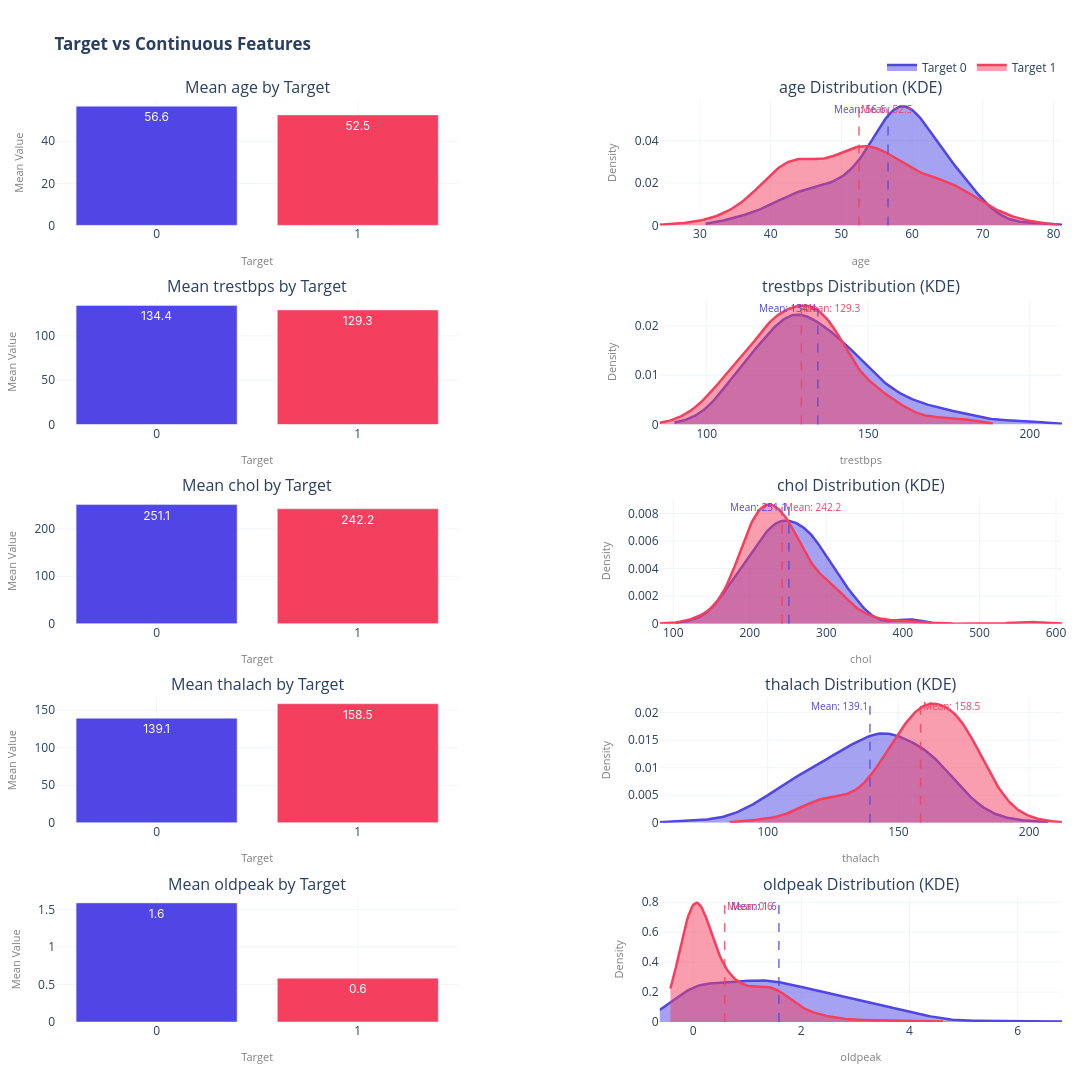

The cell this chart's notebook holds for it:
### Markdown cell above
### 3.3. Target vs. Continuous Features
We examine how continuous variables vary across healthy (Target=0) and sick (Target=1) patients using bar charts of average values and side-by-side KDE distribution comparison.

### Code cell
"""
(Main Code)
fig, ax = plt.subplots(len(continuous), 2, figsize=(15,15))
for i, col in enumerate(continuous):
    sns.barplot(data=df,x="target",y=col,ax=ax[i,0])
    sns.kdeplot(data=df[df["target"]==0],x=col,fill=True,ax=ax[i,1])
    sns.kdeplot(data=df[df["target"]==1],x=col,fill=True,ax=ax[i,1])
plt.show()
"""

# ── Target vs Continuous Features (PLOTLY PRO VERSION) ──
from scipy.stats import gaussian_kde
import numpy as np

fig = make_subplots(
    rows=len(continuous), cols=2,
    subplot_titles=[title for col in continuous for title in (f'Mean {col} by Target', f'{col} Distribution (KDE)')],
    vertical_spacing=0.08,
    horizontal_spacing=0.20  # Increased horizontal spacing between bar and KDE charts
)

for i, col in enumerate(continuous):
    row = i + 1
    
    # 1. Bar plot: Mean by target
    means = df.groupby('target')[col].mean()
    fig.add_trace(
        go.Bar(
            x=[str(idx) for idx in means.index], y=means.values,
            marker_color=[premium_colors[0], premium_colors[1]],
            name=f'Mean {col}',
            text=[f'{val:.1f}' for val in means.values],
            textposition='auto',
            textfont=dict(color='white', size=12, family='Inter, Arial'),
            showlegend=False,
            hovertemplate='Target %{x}<br>Mean: %{y:.2f}<extra></extra>'
        ),
        row=row, col=1
    )
    
    # Update axes titles for the bar plot
    fig.update_yaxes(title_text='Mean Value', row=row, col=1, title_font=dict(size=11, color='gray'))
    fig.update_xaxes(title_text='Target', row=row, col=1, title_font=dict(size=11, color='gray'))
    
    # 2. KDE plot: Density by target
    for target_val, color in zip([0, 1], [premium_colors[0], premium_colors[1]]):
        data = df[df['target'] == target_val][col].dropna()
        if len(data) > 1:
            kde = gaussian_kde(data)
            x_min, x_max = data.min(), data.max()
            padding = (x_max - x_min) * 0.1
            x_vals = np.linspace(x_min - padding, x_max + padding, 200)
            y_vals = kde(x_vals)
            
            fig.add_trace(
                go.Scatter(
                    x=x_vals, y=y_vals,
                    mode='lines',
                    line=dict(color=color, width=2.5),
                    fill='tozeroy',
                    opacity=0.6,
                    name=f'Target {target_val}',
                    showlegend=(i == 0), # Show legend only for the first row
                    hovertemplate=f'<b>Target {target_val}</b><br>Value: %{{x:.1f}}<br>Density: %{{y:.4f}}<extra></extra>'
                ),
                row=row, col=2
            )
            
            # Add a vertical dashed line for the mean value on the KDE plot
            mean_val = means[target_val]
            fig.add_vline(
                x=mean_val, line_width=1.5, line_dash="dash", line_color=color, 
                opacity=0.8, row=row, col=2,
                annotation_text=f"Mean: {mean_val:.1f}", 
                annotation_position="top left" if target_val == 0 else "top right",
                annotation_font=dict(size=10, color=color)
            )

    # Update axes titles for the KDE plot
    fig.update_xaxes(title_text=col, row=row, col=2, title_font=dict(size=11, color='gray'))
    fig.update_yaxes(title_text='Density', row=row, col=2, title_font=dict(size=11, color='gray'))

fig.update_layout(
    height=350 * len(continuous),
    width=1150,
    title_text='<b>Target vs Continuous Features</b>',
    margin=dict(l=50, r=30, t=100, b=70),
    plot_bgcolor='white',
    hovermode='x unified',
    legend=dict(orientation="h", yanchor="bottom", y=1.02, xanchor="right", x=1)
)

# Fix grid styling
fig.update_xaxes(showgrid=True, gridwidth=1, gridcolor='#F1F5F9', zeroline=False)
fig.update_yaxes(showgrid=True, gridwidth=1, gridcolor='#F1F5F9', zeroline=False)

fig.show()

### Figure 1 — Plotly figure (JSON) as saved in the notebook; plotly's stock layout.template omitted (floating-point values rounded to 4 significant figures; data arrays with more than 128 entries replaced by an {"elided": "..."} marker saying what was removed)
{"data": [{"hovertemplate": "Target %{x}<br>Mean: %{y:.2f}<extra></extra>", "marker": {"color": ["#4F46E5", "#F43F5E"]}, "name": "Mean age", "showlegend": false, "text": ["56.6", "52.5"], "textfont": {"color": "white", "family": "Inter, Arial", "size": 12}, "textposition": "auto", "type": "bar", "x": ["0", "1"], "xaxis": "x", "y": [56.6, 52.5], "yaxis": "y"}, {"fill": "tozeroy", "hovertemplate": "<b>Target 0</b><br>Value: %{x:.1f}<br>Density: %{y:.4f}<extra></extra>", "line": {"color": "#4F46E5", "width": 2.5}, "mode": "lines", "name": "Target 0", "opacity": 0.6, "showlegend": true, "type": "scatter", "x": {"elided": "200 float values"}, "xaxis": "x2", "y": {"elided": "200 float values"}, "yaxis": "y2"}, {"fill": "tozeroy", "hovertemplate": "<b>Target 1</b><br>Value: %{x:.1f}<br>Density: %{y:.4f}<extra></extra>", "line": {"color": "#F43F5E", "width": 2.5}, "mode": "lines", "name": "Target 1", "opacity": 0.6, "showlegend": true, "type": "scatter", "x": {"elided": "200 float values"}, "xaxis": "x2", "y": {"elided": "200 float values"}, "yaxis": "y2"}, {"hovertemplate": "Target %{x}<br>Mean: %{y:.2f}<extra></extra>", "marker": {"color": ["#4F46E5", "#F43F5E"]}, "name": "Mean trestbps", "showlegend": false, "text": ["134.4", "129.3"], "textfont": {"color": "white", "family": "Inter, Arial", "size": 12}, "textposition": "auto", "type": "bar", "x": ["0", "1"], "xaxis": "x3", "y": [134.4, 129.3], "yaxis": "y3"}, {"fill": "tozeroy", "hovertemplate": "<b>Target 0</b><br>Value: %{x:.1f}<br>Density: %{y:.4f}<extra></extra>", "line": {"color": "#4F46E5", "width": 2.5}, "mode": "lines", "name": "Target 0", "opacity": 0.6, "showlegend": false, "type": "scatter", "x": {"elided": "200 float values"}, "xaxis": "x4", "y": {"elided": "200 float values"}, "yaxis": "y4"}, {"fill": "tozeroy", "hovertemplate": "<b>Target 1</b><br>Value: %{x:.1f}<br>Density: %{y:.4f}<extra></extra>", "line": {"color": "#F43F5E", "width": 2.5}, "mode": "lines", "name": "Target 1", "opacity": 0.6, "showlegend": false, "type": "scatter", "x": {"elided": "200 float values"}, "xaxis": "x4", "y": {"elided": "200 float values"}, "yaxis": "y4"}, {"hovertemplate": "Target %{x}<br>Mean: %{y:.2f}<extra></extra>", "marker": {"color": ["#4F46E5", "#F43F5E"]}, "name": "Mean chol", "showlegend": false, "text": ["251.1", "242.2"], "textfont": {"color": "white", "family": "Inter, Arial", "size": 12}, "textposition": "auto", "type": "bar", "x": ["0", "1"], "xaxis": "x5", "y": [251.1, 242.2], "yaxis": "y5"}, {"fill": "tozeroy", "hovertemplate": "<b>Target 0</b><br>Value: %{x:.1f}<br>Density: %{y:.4f}<extra></extra>", "line": {"color": "#4F46E5", "width": 2.5}, "mode": "lines", "name": "Target 0", "opacity": 0.6, "showlegend": false, "type": "scatter", "x": {"elided": "200 float values"}, "xaxis": "x6", "y": {"elided": "200 float values"}, "yaxis": "y6"}, {"fill": "tozeroy", "hovertemplate": "<b>Target 1</b><br>Value: %{x:.1f}<br>Density: %{y:.4f}<extra></extra>", "line": {"color": "#F43F5E", "width": 2.5}, "mode": "lines", "name": "Target 1", "opacity": 0.6, "showlegend": false, "type": "scatter", "x": {"elided": "200 float values"}, "xaxis": "x6", "y": {"elided": "200 float values"}, "yaxis": "y6"}, {"hovertemplate": "Target %{x}<br>Mean: %{y:.2f}<extra></extra>", "marker": {"color": ["#4F46E5", "#F43F5E"]}, "name": "Mean thalach", "showlegend": false, "text": ["139.1", "158.5"], "textfont": {"color": "white", "family": "Inter, Arial", "size": 12}, "textposition": "auto", "type": "bar", "x": ["0", "1"], "xaxis": "x7", "y": [139.1, 158.5], "yaxis": "y7"}, {"fill": "tozeroy", "hovertemplate": "<b>Target 0</b><br>Value: %{x:.1f}<br>Density: %{y:.4f}<extra></extra>", "line": {"color": "#4F46E5", "width": 2.5}, "mode": "lines", "name": "Target 0", "opacity": 0.6, "showlegend": false, "type": "scatter", "x": {"elided": "200 float values"}, "xaxis": "x8", "y": {"elided": "200 float values"}, "yaxis": "y8"}, {"fill": "tozeroy", "hovertemplate": "<b>Target 1</b><br>Value: %{x:.1f}<br>Density: %{y:.4f}<extra></extra>", "line": {"color": "#F43F5E", "width": 2.5}, "mode": "lines", "name": "Target 1", "opacity": 0.6, "showlegend": false, "type": "scatter", "x": {"elided": "200 float values"}, "xaxis": "x8", "y": {"elided": "200 float values"}, "yaxis": "y8"}, {"hovertemplate": "Target %{x}<br>Mean: %{y:.2f}<extra></extra>", "marker": {"color": ["#4F46E5", "#F43F5E"]}, "name": "Mean oldpeak", "showlegend": false, "text": ["1.6", "0.6"], "textfont": {"color": "white", "family": "Inter, Arial", "size": 12}, "textposition": "auto", "type": "bar", "x": ["0", "1"], "xaxis": "x9", "y": [1.586, 0.583], "yaxis": "y9"}, {"fill": "tozeroy", "hovertemplate": "<b>Target 0</b><br>Value: %{x:.1f}<br>Density: %{y:.4f}<extra></extra>", "line": {"color": "#4F46E5", "width": 2.5}, "mode": "lines", "name": "Target 0", "opacity": 0.6, "showlegend": false, "type": "scatter", "x": {"elided": "200 float values"}, "xaxis": "x10", "y": {"elided": "200 float values"}, "yaxis": "y10"}, {"fill": "tozeroy", "hovertemplate": "<b>Target 1</b><br>Value: %{x:.1f}<br>Density: %{y:.4f}<extra></extra>", "line": {"color": "#F43F5E", "width": 2.5}, "mode": "lines", "name": "Target 1", "opacity": 0.6, "showlegend": false, "type": "scatter", "x": {"elided": "200 float values"}, "xaxis": "x10", "y": {"elided": "200 float values"}, "yaxis": "y10"}], "layout": {"annotations": [{"font": {"size": 16}, "showarrow": false, "text": "Mean age by Target", "x": 0.2, "xanchor": "center", "xref": "paper", "y": 1.0, "yanchor": "bottom", "yref": "paper"}, {"font": {"size": 16}, "showarrow": false, "text": "age Distribution (KDE)", "x": 0.8, "xanchor": "center", "xref": "paper", "y": 1.0, "yanchor": "bottom", "yref": "paper"}, {"font": {"size": 16}, "showarrow": false, "text": "Mean trestbps by Target", "x": 0.2, "xanchor": "center", "xref": "paper", "y": 0.784, "yanchor": "bottom", "yref": "paper"}, {"font": {"size": 16}, "showarrow": false, "text": "trestbps Distribution (KDE)", "x": 0.8, "xanchor": "center", "xref": "paper", "y": 0.784, "yanchor": "bottom", "yref": "paper"}, {"font": {"size": 16}, "showarrow": false, "text": "Mean chol by Target", "x": 0.2, "xanchor": "center", "xref": "paper", "y": 0.568, "yanchor": "bottom", "yref": "paper"}, {"font": {"size": 16}, "showarrow": false, "text": "chol Distribution (KDE)", "x": 0.8, "xanchor": "center", "xref": "paper", "y": 0.568, "yanchor": "bottom", "yref": "paper"}, {"font": {"size": 16}, "showarrow": false, "text": "Mean thalach by Target", "x": 0.2, "xanchor": "center", "xref": "paper", "y": 0.352, "yanchor": "bottom", "yref": "paper"}, {"font": {"size": 16}, "showarrow": false, "text": "thalach Distribution (KDE)", "x": 0.8, "xanchor": "center", "xref": "paper", "y": 0.352, "yanchor": "bottom", "yref": "paper"}, {"font": {"size": 16}, "showarrow": false, "text": "Mean oldpeak by Target", "x": 0.2, "xanchor": "center", "xref": "paper", "y": 0.136, "yanchor": "bottom", "yref": "paper"}, {"font": {"size": 16}, "showarrow": false, "text": "oldpeak Distribution (KDE)", "x": 0.8, "xanchor": "center", "xref": "paper", "y": 0.136, "yanchor": "bottom", "yref": "paper"}, {"font": {"color": "#4F46E5", "size": 10}, "showarrow": false, "text": "Mean: 56.6", "x": 56.6, "xanchor": "right", "xref": "x2", "y": 1, "yanchor": "top", "yref": "y2 domain"}, {"font": {"color": "#F43F5E", "size": 10}, "showarrow": false, "text": "Mean: 52.5", "x": 52.5, "xanchor": "left", "xref": "x2", "y": 1, "yanchor": "top", "yref": "y2 domain"}, {"font": {"color": "#4F46E5", "size": 10}, "showarrow": false, "text": "Mean: 134.4", "x": 134.4, "xanchor": "right", "xref": "x4", "y": 1, "yanchor": "top", "yref": "y4 domain"}, {"font": {"color": "#F43F5E", "size": 10}, "showarrow": false, "text": "Mean: 129.3", "x": 129.3, "xanchor": "left", "xref": "x4", "y": 1, "yanchor": "top", "yref": "y4 domain"}, {"font": {"color": "#4F46E5", "size": 10}, "showarrow": false, "text": "Mean: 251.1", "x": 251.1, "xanchor": "right", "xref": "x6", "y": 1, "yanchor": "top", "yref": "y6 domain"}, {"font": {"color": "#F43F5E", "size": 10}, "showarrow": false, "text": "Mean: 242.2", "x": 242.2, "xanchor": "left", "xref": "x6", "y": 1, "yanchor": "top", "yref": "y6 domain"}, {"font": {"color": "#4F46E5", "size": 10}, "showarrow": false, "text": "Mean: 139.1", "x": 139.1, "xanchor": "right", "xref": "x8", "y": 1, "yanchor": "top", "yref": "y8 domain"}, {"font": {"color": "#F43F5E", "size": 10}, "showarrow": false, "text": "Mean: 158.5", "x": 158.5, "xanchor": "left", "xref": "x8", "y": 1, "yanchor": "top", "yref": "y8 domain"}, {"font": {"color": "#4F46E5", "size": 10}, "showarrow": false, "text": "Mean: 1.6", "x": 1.586, "xanchor": "right", "xref": "x10", "y": 1, "yanchor": "top", "yref": "y10 domain"}, {"font": {"color": "#F43F5E", "size": 10}, "showarrow": false, "text": "Mean: 0.6", "x": 0.583, "xanchor": "left", "xref": "x10", "y": 1, "yanchor": "top", "yref": "y10 domain"}], "height": 1750, "hovermode": "x unified", "legend": {"orientation": "h", "x": 1, "xanchor": "right", "y": 1.02, "yanchor": "bottom"}, "margin": {"b": 70, "l": 50, "r": 30, "t": 100}, "plot_bgcolor": "white", "shapes": [{"line": {"color": "#4F46E5", "dash": "dash", "width": 1.5}, "opacity": 0.8, "type": "line", "x0": 56.6, "x1": 56.6, "xref": "x2", "y0": 0, "y1": 1, "yref": "y2 domain"}, {"line": {"color": "#F43F5E", "dash": "dash", "width": 1.5}, "opacity": 0.8, "type": "line", "x0": 52.5, "x1": 52.5, "xref": "x2", "y0": 0, "y1": 1, "yref": "y2 domain"}, {"line": {"color": "#4F46E5", "dash": "dash", "width": 1.5}, "opacity": 0.8, "type": "line", "x0": 134.4, "x1": 134.4, "xref": "x4", "y0": 0, "y1": 1, "yref": "y4 domain"}, {"line": {"color": "#F43F5E", "dash": "dash", "width": 1.5}, "opacity": 0.8, "type": "line", "x0": 129.3, "x1": 129.3, "xref": "x4", "y0": 0, "y1": 1, "yref": "y4 domain"}, {"line": {"color": "#4F46E5", "dash": "dash", "width": 1.5}, "opacity": 0.8, "type": "line", "x0": 251.1, "x1": 251.1, "xref": "x6", "y0": 0, "y1": 1, "yref": "y6 domain"}, {"line": {"color": "#F43F5E", "dash": "dash", "width": 1.5}, "opacity": 0.8, "type": "line", "x0": 242.2, "x1": 242.2, "xref": "x6", "y0": 0, "y1": 1, "yref": "y6 domain"}, {"line": {"color": "#4F46E5", "dash": "dash", "width": 1.5}, "opacity": 0.8, "type": "line", "x0": 139.1, "x1": 139.1, "xref": "x8", "y0": 0, "y1": 1, "yref": "y8 domain"}, {"line": {"color": "#F43F5E", "dash": "dash", "width": 1.5}, "opacity": 0.8, "type": "line", "x0": 158.5, "x1": 158.5, "xref": "x8", "y0": 0, "y1": 1, "yref": "y8 domain"}, {"line": {"color": "#4F46E5", "dash": "dash", "width": 1.5}, "opacity": 0.8, "type": "line", "x0": 1.586, "x1": 1.586, "xref": "x10", "y0": 0, "y1": 1, "yref": "y10 domain"}, {"line": {"color": "#F43F5E", "dash": "dash", "width": 1.5}, "opacity": 0.8, "type": "line", "x0": 0.583, "x1": 0.583, "xref": "x10", "y0": 0, "y1": 1, "yref": "y10 domain"}], "title": {"text": "<b>Target vs Continuous Features</b>"}, "width": 1150, "xaxis": {"anchor": "y", "domain": [0, 0.4], "gridcolor": "#F1F5F9", "gridwidth": 1, "showgrid": true, "title": {"font": {"color": "gray", "size": 11}, "text": "Target"}, "zeroline": false}, "xaxis10": {"anchor": "y10", "domain": [0.6, 1], "gridcolor": "#F1F5F9", "gridwidth": 1, "showgrid": true, "title": {"font": {"color": "gray", "size": 11}, "text": "oldpeak"}, "zeroline": false}, "xaxis2": {"anchor": "y2", "domain": [0.6, 1], "gridcolor": "#F1F5F9", "gridwidth": 1, "showgrid": true, "title": {"font": {"color": "gray", "size": 11}, "text": "age"}, "zeroline": false}, "xaxis3": {"anchor": "y3", "domain": [0, 0.4], "gridcolor": "#F1F5F9", "gridwidth": 1, "showgrid": true, "title": {"font": {"color": "gray", "size": 11}, "text": "Target"}, "zeroline": false}, "xaxis4": {"anchor": "y4", "domain": [0.6, 1], "gridcolor": "#F1F5F9", "gridwidth": 1, "showgrid": true, "title": {"font": {"color": "gray", "size": 11}, "text": "trestbps"}, "zeroline": false}, "xaxis5": {"anchor": "y5", "domain": [0, 0.4], "gridcolor": "#F1F5F9", "gridwidth": 1, "showgrid": true, "title": {"font": {"color": "gray", "size": 11}, "text": "Target"}, "zeroline": false}, "xaxis6": {"anchor": "y6", "domain": [0.6, 1], "gridcolor": "#F1F5F9", "gridwidth": 1, "showgrid": true, "title": {"font": {"color": "gray", "size": 11}, "text": "chol"}, "zeroline": false}, "xaxis7": {"anchor": "y7", "domain": [0, 0.4], "gridcolor": "#F1F5F9", "gridwidth": 1, "showgrid": true, "title": {"font": {"color": "gray", "size": 11}, "text": "Target"}, "zeroline": false}, "xaxis8": {"anchor": "y8", "domain": [0.6, 1], "gridcolor": "#F1F5F9", "gridwidth": 1, "showgrid": true, "title": {"font": {"color": "gray", "size": 11}, "text": "thalach"}, "zeroline": false}, "xaxis9": {"anchor": "y9", "domain": [0, 0.4], "gridcolor": "#F1F5F9", "gridwidth": 1, "showgrid": true, "title": {"font": {"color": "gray", "size": 11}, "text": "Target"}, "zeroline": false}, "yaxis": {"anchor": "x", "domain": [0.864, 1.0], "gridcolor": "#F1F5F9", "gridwidth": 1, "showgrid": true, "title": {"font": {"color": "gray", "size": 11}, "text": "Mean Value"}, "zeroline": false}, "yaxis10": {"anchor": "x10", "domain": [0, 0.136], "gridcolor": "#F1F5F9", "gridwidth": 1, "showgrid": true, "title": {"font": {"color": "gray", "size": 11}, "text": "Density"}, "zeroline": false}, "yaxis2": {"anchor": "x2", "domain": [0.864, 1.0], "gridcolor": "#F1F5F9", "gridwidth": 1, "showgrid": true, "title": {"font": {"color": "gray", "size": 11}, "text": "Density"}, "zeroline": false}, "yaxis3": {"anchor": "x3", "domain": [0.648, 0.784], "gridcolor": "#F1F5F9", "gridwidth": 1, "showgrid": true, "title": {"font": {"color": "gray", "size": 11}, "text": "Mean Value"}, "zeroline": false}, "yaxis4": {"anchor": "x4", "domain": [0.648, 0.784], "gridcolor": "#F1F5F9", "gridwidth": 1, "showgrid": true, "title": {"font": {"color": "gray", "size": 11}, "text": "Density"}, "zeroline": false}, "yaxis5": {"anchor": "x5", "domain": [0.432, 0.568], "gridcolor": "#F1F5F9", "gridwidth": 1, "showgrid": true, "title": {"font": {"color": "gray", "size": 11}, "text": "Mean Value"}, "zeroline": false}, "yaxis6": {"anchor": "x6", "domain": [0.432, 0.568], "gridcolor": "#F1F5F9", "gridwidth": 1, "showgrid": true, "title": {"font": {"color": "gray", "size": 11}, "text": "Density"}, "zeroline": false}, "yaxis7": {"anchor": "x7", "domain": [0.216, 0.352], "gridcolor": "#F1F5F9", "gridwidth": 1, "showgrid": true, "title": {"font": {"color": "gray", "size": 11}, "text": "Mean Value"}, "zeroline": false}, "yaxis8": {"anchor": "x8", "domain": [0.216, 0.352], "gridcolor": "#F1F5F9", "gridwidth": 1, "showgrid": true, "title": {"font": {"color": "gray", "size": 11}, "text": "Density"}, "zeroline": false}, "yaxis9": {"anchor": "x9", "domain": [0, 0.136], "gridcolor": "#F1F5F9", "gridwidth": 1, "showgrid": true, "title": {"font": {"color": "gray", "size": 11}, "text": "Mean Value"}, "zeroline": false}}}
